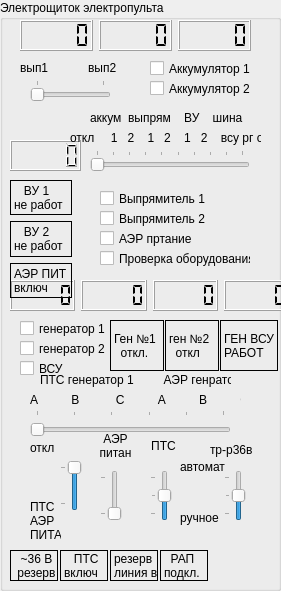
  <widget class="QGroupBox" name="gbElectroPult">
   <property name="geometry">
    <rect>
     <x>1300</x>
     <y>0</y>
     <width>281</width>
     <height>591</height>
    </rect>
   </property>
   <property name="title">
    <string>Электрощиток электропульта</string>
   </property>
   <widget class="QCheckBox" name="t_akkum_1">
    <property name="geometry">
     <rect>
      <x>150</x>
      <y>60</y>
      <width>101</width>
      <height>17</height>
     </rect>
    </property>
    <property name="text">
     <string>Аккумулятор 1</string>
    </property>
   </widget>
   <widget class="QCheckBox" name="t_akkum_2">
    <property name="geometry">
     <rect>
      <x>150</x>
      <y>80</y>
      <width>101</width>
      <height>17</height>
     </rect>
    </property>
    <property name="text">
     <string>Аккумулятор 2</string>
    </property>
   </widget>
   <widget class="QSlider" name="hs_1">
    <property name="geometry">
     <rect>
      <x>30</x>
      <y>80</y>
      <width>81</width>
      <height>22</height>
     </rect>
    </property>
    <property name="minimum">
     <number>1</number>
    </property>
    <property name="maximum">
     <number>2</number>
    </property>
    <property name="pageStep">
     <number>1</number>
    </property>
    <property name="orientation">
     <enum>Qt::Horizontal</enum>
    </property>
    <property name="tickPosition">
     <enum>QSlider::TicksAbove</enum>
    </property>
   </widget>
   <widget class="QSlider" name="hs_2">
    <property name="geometry">
     <rect>
      <x>90</x>
      <y>150</y>
      <width>160</width>
      <height>22</height>
     </rect>
    </property>
    <property name="maximum">
     <number>9</number>
    </property>
    <property name="orientation">
     <enum>Qt::Horizontal</enum>
    </property>
    <property name="tickPosition">
     <enum>QSlider::TicksAbove</enum>
    </property>
   </widget>
   <widget class="QLCDNumber" name="lcd_DC_Volt">
    <property name="geometry">
     <rect>
      <x>10</x>
      <y>140</y>
      <width>71</width>
      <height>31</height>
     </rect>
    </property>
   </widget>
   <widget class="QCheckBox" name="t_ACDC_1">
    <property name="geometry">
     <rect>
      <x>100</x>
      <y>190</y>
      <width>111</width>
      <height>17</height>
     </rect>
    </property>
    <property name="text">
     <string>Выпрямитель 1</string>
    </property>
   </widget>
   <widget class="QCheckBox" name="t_ACDC_2">
    <property name="geometry">
     <rect>
      <x>100</x>
      <y>210</y>
      <width>121</width>
      <height>17</height>
     </rect>
    </property>
    <property name="text">
     <string>Выпрямитель 2</string>
    </property>
   </widget>
   <widget class="QCheckBox" name="t_test_sys">
    <property name="geometry">
     <rect>
      <x>100</x>
      <y>250</y>
      <width>151</width>
      <height>17</height>
     </rect>
    </property>
    <property name="text">
     <string>Проверка оборудования</string>
    </property>
   </widget>
   <widget class="QCheckBox" name="t_aero_pit_dc">
    <property name="geometry">
     <rect>
      <x>100</x>
      <y>230</y>
      <width>141</width>
      <height>17</height>
     </rect>
    </property>
    <property name="text">
     <string>АЭР пртание</string>
    </property>
   </widget>
   <widget class="QCheckBox" name="t_gen_2">
    <property name="geometry">
     <rect>
      <x>20</x>
      <y>340</y>
      <width>91</width>
      <height>17</height>
     </rect>
    </property>
    <property name="text">
     <string>генератор 2</string>
    </property>
   </widget>
   <widget class="QCheckBox" name="t_gen_1">
    <property name="geometry">
     <rect>
      <x>20</x>
      <y>320</y>
      <width>91</width>
      <height>17</height>
     </rect>
    </property>
    <property name="text">
     <string>генератор 1</string>
    </property>
   </widget>
   <widget class="QSlider" name="hs_3">
    <property name="geometry">
     <rect>
      <x>30</x>
      <y>410</y>
      <width>201</width>
      <height>31</height>
     </rect>
    </property>
    <property name="minimum">
     <number>0</number>
    </property>
    <property name="maximum">
     <number>5</number>
    </property>
    <property name="pageStep">
     <number>1</number>
    </property>
    <property name="orientation">
     <enum>Qt::Horizontal</enum>
    </property>
    <property name="tickPosition">
     <enum>QSlider::TicksAbove</enum>
    </property>
    <property name="tickInterval">
     <number>0</number>
    </property>
   </widget>
   <widget class="QSlider" name="vs_1">
    <property name="geometry">
     <rect>
      <x>224</x>
      <y>470</y>
      <width>22</width>
      <height>51</height>
     </rect>
    </property>
    <property name="minimum">
     <number>0</number>
    </property>
    <property name="maximum">
     <number>2</number>
    </property>
    <property name="singleStep">
     <number>1</number>
    </property>
    <property name="pageStep">
     <number>3</number>
    </property>
    <property name="value">
     <number>1</number>
    </property>
    <property name="orientation">
     <enum>Qt::Vertical</enum>
    </property>
    <property name="tickPosition">
     <enum>QSlider::TicksAbove</enum>
    </property>
   </widget>
   <widget class="QSlider" name="vs_2">
    <property name="geometry">
     <rect>
      <x>60</x>
      <y>460</y>
      <width>22</width>
      <height>51</height>
     </rect>
    </property>
    <property name="minimum">
     <number>0</number>
    </property>
    <property name="maximum">
     <number>1</number>
    </property>
    <property name="singleStep">
     <number>1</number>
    </property>
    <property name="pageStep">
     <number>3</number>
    </property>
    <property name="value">
     <number>1</number>
    </property>
    <property name="orientation">
     <enum>Qt::Vertical</enum>
    </property>
    <property name="tickPosition">
     <enum>QSlider::TicksAbove</enum>
    </property>
   </widget>
   <widget class="QSlider" name="vs_3">
    <property name="geometry">
     <rect>
      <x>100</x>
      <y>470</y>
      <width>22</width>
      <height>51</height>
     </rect>
    </property>
    <property name="minimum">
     <number>0</number>
    </property>
    <property name="maximum">
     <number>1</number>
    </property>
    <property name="singleStep">
     <number>1</number>
    </property>
    <property name="pageStep">
     <number>3</number>
    </property>
    <property name="value">
     <number>0</number>
    </property>
    <property name="orientation">
     <enum>Qt::Vertical</enum>
    </property>
    <property name="tickPosition">
     <enum>QSlider::TicksAbove</enum>
    </property>
   </widget>
   <widget class="QSlider" name="vs_4">
    <property name="geometry">
     <rect>
      <x>150</x>
      <y>470</y>
      <width>22</width>
      <height>51</height>
     </rect>
    </property>
    <property name="minimum">
     <number>0</number>
    </property>
    <property name="maximum">
     <number>2</number>
    </property>
    <property name="singleStep">
     <number>1</number>
    </property>
    <property name="pageStep">
     <number>3</number>
    </property>
    <property name="value">
     <number>1</number>
    </property>
    <property name="orientation">
     <enum>Qt::Vertical</enum>
    </property>
    <property name="tickPosition">
     <enum>QSlider::TicksAbove</enum>
    </property>
   </widget>
   <widget class="QWidget" name="horizontalLayoutWidget">
    <property name="geometry">
     <rect>
      <x>10</x>
      <y>280</y>
      <width>279</width>
      <height>31</height>
     </rect>
    </property>
    <layout class="QHBoxLayout" name="horizontalLayout">
     <item>
      <widget class="QLCDNumber" name="lcd_AC_Amper_1">
       <property name="toolTip">
        <string>Амперметр генератора 1</string>
       </property>
       <property name="segmentStyle">
        <enum>QLCDNumber::Flat</enum>
       </property>
      </widget>
     </item>
     <item>
      <widget class="QLCDNumber" name="lcd_AC_Amper_2">
       <property name="toolTip">
        <string>Амперметр генератора 2</string>
       </property>
       <property name="segmentStyle">
        <enum>QLCDNumber::Flat</enum>
       </property>
      </widget>
     </item>
     <item>
      <widget class="QLCDNumber" name="lcd_AC_Amper_3">
       <property name="toolTip">
        <string>Амперметр генератора 2</string>
       </property>
       <property name="segmentStyle">
        <enum>QLCDNumber::Flat</enum>
       </property>
      </widget>
     </item>
     <item>
      <widget class="QLCDNumber" name="lcd_AC_Volt">
       <property name="toolTip">
        <string>Вольтметр переменного источников напряжения</string>
       </property>
       <property name="segmentStyle">
        <enum>QLCDNumber::Flat</enum>
       </property>
      </widget>
     </item>
    </layout>
   </widget>
   <widget class="QWidget" name="horizontalLayoutWidget_2">
    <property name="geometry">
     <rect>
      <x>20</x>
      <y>20</y>
      <width>231</width>
      <height>31</height>
     </rect>
    </property>
    <layout class="QHBoxLayout" name="horizontalLayout_2">
     <item>
      <widget class="QLCDNumber" name="lcd_DC_Amper_1">
       <property name="toolTip">
        <string>Амперметр аккумулятора 1</string>
       </property>
       <property name="segmentStyle">
        <enum>QLCDNumber::Flat</enum>
       </property>
      </widget>
     </item>
     <item>
      <widget class="QLCDNumber" name="lcd_DC_Amper_2">
       <property name="toolTip">
        <string>Амперметр аккумулятора 2</string>
       </property>
       <property name="segmentStyle">
        <enum>QLCDNumber::Flat</enum>
       </property>
      </widget>
     </item>
     <item>
      <widget class="QLCDNumber" name="lcd_DC_Amper_3">
       <property name="toolTip">
        <string>Вольтметр источников постояного напряжения</string>
       </property>
       <property name="segmentStyle">
        <enum>QLCDNumber::Flat</enum>
       </property>
      </widget>
     </item>
    </layout>
   </widget>
   <widget class="QLabel" name="label_29">
    <property name="geometry">
     <rect>
      <x>20</x>
      <y>60</y>
      <width>101</width>
      <height>16</height>
     </rect>
    </property>
    <property name="text">
     <string>вып1            вып2</string>
    </property>
   </widget>
   <widget class="QWidget" name="gridLayoutWidget_2">
    <property name="geometry">
     <rect>
      <x>110</x>
      <y>320</y>
      <width>168</width>
      <height>51</height>
     </rect>
    </property>
    <layout class="QGridLayout" name="gridLayout_4">
     <property name="horizontalSpacing">
      <number>1</number>
     </property>
     <property name="verticalSpacing">
      <number>2</number>
     </property>
     <item row="1" column="2">
      <widget class="QLabel" name="lb_gen_VSU">
       <property name="frameShape">
        <enum>QFrame::Box</enum>
       </property>
       <property name="text">
        <string>ГЕН ВСУ
РАБОТ</string>
       </property>
      </widget>
     </item>
     <item row="1" column="1">
      <widget class="QLabel" name="lb_gen_2_off">
       <property name="frameShape">
        <enum>QFrame::Box</enum>
       </property>
       <property name="text">
        <string>ген №2
  откл</string>
       </property>
      </widget>
     </item>
     <item row="1" column="0">
      <widget class="QLabel" name="lb_gen_1_off">
       <property name="frameShape">
        <enum>QFrame::Box</enum>
       </property>
       <property name="text">
        <string>Ген №1
  откл.</string>
       </property>
      </widget>
     </item>
    </layout>
   </widget>
   <widget class="QLabel" name="label_30">
    <property name="geometry">
     <rect>
      <x>70</x>
      <y>130</y>
      <width>191</width>
      <height>16</height>
     </rect>
    </property>
    <property name="text">
     <string>откл     1   2    1   2    1   2    всу рг отк</string>
    </property>
   </widget>
   <widget class="QLabel" name="label_31">
    <property name="geometry">
     <rect>
      <x>90</x>
      <y>110</y>
      <width>161</width>
      <height>16</height>
     </rect>
    </property>
    <property name="text">
     <string>аккум  выпрям    ВУ    шина</string>
    </property>
   </widget>
   <widget class="QLabel" name="label_32">
    <property name="geometry">
     <rect>
      <x>30</x>
      <y>390</y>
      <width>211</width>
      <height>20</height>
     </rect>
    </property>
    <property name="text">
     <string>А          В           С          А          В          С</string>
    </property>
   </widget>
   <widget class="QLabel" name="label_33">
    <property name="geometry">
     <rect>
      <x>40</x>
      <y>370</y>
      <width>191</width>
      <height>20</height>
     </rect>
    </property>
    <property name="text">
     <string>ПТС генератор 1         АЭР генратор 2</string>
    </property>
   </widget>
   <widget class="QLabel" name="label_34">
    <property name="geometry">
     <rect>
      <x>210</x>
      <y>440</y>
      <width>51</width>
      <height>20</height>
     </rect>
    </property>
    <property name="text">
     <string>тр-р36в</string>
    </property>
   </widget>
   <widget class="QLabel" name="label_35">
    <property name="geometry">
     <rect>
      <x>30</x>
      <y>440</y>
      <width>31</width>
      <height>16</height>
     </rect>
    </property>
    <property name="text">
     <string>откл</string>
    </property>
   </widget>
   <widget class="QLabel" name="label_36">
    <property name="geometry">
     <rect>
      <x>30</x>
      <y>500</y>
      <width>31</width>
      <height>41</height>
     </rect>
    </property>
    <property name="text">
     <string>ПТС
АЭР
ПИТАН</string>
    </property>
   </widget>
   <widget class="QLabel" name="label_37">
    <property name="geometry">
     <rect>
      <x>100</x>
      <y>430</y>
      <width>31</width>
      <height>31</height>
     </rect>
    </property>
    <property name="text">
     <string>АЭР
питан</string>
    </property>
    <property name="alignment">
     <set>Qt::AlignCenter</set>
    </property>
   </widget>
   <widget class="QLabel" name="label_39">
    <property name="geometry">
     <rect>
      <x>140</x>
      <y>430</y>
      <width>47</width>
      <height>31</height>
     </rect>
    </property>
    <property name="text">
     <string>ПТС</string>
    </property>
    <property name="alignment">
     <set>Qt::AlignCenter</set>
    </property>
   </widget>
   <widget class="QWidget" name="layoutWidget1">
    <property name="geometry">
     <rect>
      <x>10</x>
      <y>180</y>
      <width>62</width>
      <height>118</height>
     </rect>
    </property>
    <layout class="QGridLayout" name="gridLayout_2">
     <item row="0" column="0">
      <widget class="QLabel" name="lb_vu_1_off">
       <property name="frameShape">
        <enum>QFrame::Box</enum>
       </property>
       <property name="text">
        <string>   ВУ 1
не работ</string>
       </property>
      </widget>
     </item>
     <item row="2" column="0">
      <widget class="QLabel" name="lb_test_sys">
       <property name="frameShape">
        <enum>QFrame::Box</enum>
       </property>
       <property name="text">
        <string>АЭР ПИТ
включ</string>
       </property>
      </widget>
     </item>
     <item row="1" column="0">
      <widget class="QLabel" name="lb_vu_2_off">
       <property name="frameShape">
        <enum>QFrame::Box</enum>
       </property>
       <property name="text">
        <string>   ВУ 2
не работ</string>
       </property>
      </widget>
     </item>
    </layout>
   </widget>
   <widget class="QLabel" name="lb_reser36">
    <property name="geometry">
     <rect>
      <x>10</x>
      <y>550</y>
      <width>48</width>
      <height>31</height>
     </rect>
    </property>
    <property name="frameShape">
     <enum>QFrame::Box</enum>
    </property>
    <property name="text">
     <string>  ~36 В
 резерв</string>
    </property>
   </widget>
   <widget class="QLabel" name="lb_pt_on">
    <property name="geometry">
     <rect>
      <x>60</x>
      <y>550</y>
      <width>48</width>
      <height>31</height>
     </rect>
    </property>
    <property name="frameShape">
     <enum>QFrame::Box</enum>
    </property>
    <property name="text">
     <string>   ПТС
включ</string>
    </property>
   </widget>
   <widget class="QLabel" name="lb_resev_on">
    <property name="geometry">
     <rect>
      <x>110</x>
      <y>550</y>
      <width>48</width>
      <height>31</height>
     </rect>
    </property>
    <property name="frameShape">
     <enum>QFrame::Box</enum>
    </property>
    <property name="text">
     <string>резерв
линия вкл</string>
    </property>
   </widget>
   <widget class="QLabel" name="lb_rap_on">
    <property name="geometry">
     <rect>
      <x>160</x>
      <y>550</y>
      <width>48</width>
      <height>31</height>
     </rect>
    </property>
    <property name="frameShape">
     <enum>QFrame::Box</enum>
    </property>
    <property name="text">
     <string>  РАП
подкл.</string>
    </property>
   </widget>
   <widget class="QCheckBox" name="t_res_gen">
    <property name="geometry">
     <rect>
      <x>20</x>
      <y>360</y>
      <width>91</width>
      <height>17</height>
     </rect>
    </property>
    <property name="text">
     <string>ВСУ</string>
    </property>
   </widget>
   <widget class="QLabel" name="label">
    <property name="geometry">
     <rect>
      <x>180</x>
      <y>460</y>
      <width>47</width>
      <height>13</height>
     </rect>
    </property>
    <property name="text">
     <string>автомат</string>
    </property>
   </widget>
   <widget class="QLabel" name="label_4">
    <property name="geometry">
     <rect>
      <x>180</x>
      <y>510</y>
      <width>41</width>
      <height>16</height>
     </rect>
    </property>
    <property name="text">
     <string>ручное</string>
    </property>
   </widget>
  </widget>
